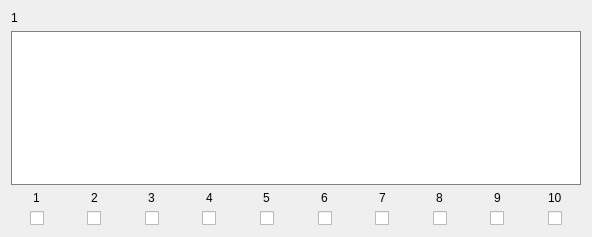
            <widget class="QWidget" name="scrollAreaWidgetContents_2">
             <property name="geometry">
              <rect>
               <x>0</x>
               <y>0</y>
               <width>592</width>
               <height>237</height>
              </rect>
             </property>
             <layout class="QVBoxLayout" name="verticalLayout">
              <item>
               <widget class="QLabel" name="Name_1">
                <property name="text">
                 <string>1</string>
                </property>
               </widget>
              </item>
              <item>
               <widget class="QTextEdit" name="Text_1">
                <property name="styleSheet">
                 <string notr="true">border: 1px solid gray</string>
                </property>
               </widget>
              </item>
              <item>
               <layout class="QHBoxLayout" name="horizontalLayout_18">
                <property name="bottomMargin">
                 <number>0</number>
                </property>
                <item>
                 <layout class="QVBoxLayout" name="verticalLayout_163">
                  <property name="rightMargin">
                   <number>0</number>
                  </property>
                  <property name="bottomMargin">
                   <number>0</number>
                  </property>
                  <item alignment="Qt::AlignHCenter">
                   <widget class="QLabel" name="label_142">
                    <property name="text">
                     <string>1</string>
                    </property>
                   </widget>
                  </item>
                  <item alignment="Qt::AlignHCenter">
                   <widget class="QCheckBox" name="Check_1_1">
                    <property name="text">
                     <string/>
                    </property>
                   </widget>
                  </item>
                 </layout>
                </item>
                <item>
                 <layout class="QVBoxLayout" name="verticalLayout_164">
                  <property name="rightMargin">
                   <number>0</number>
                  </property>
                  <property name="bottomMargin">
                   <number>0</number>
                  </property>
                  <item alignment="Qt::AlignHCenter">
                   <widget class="QLabel" name="label_143">
                    <property name="text">
                     <string>2</string>
                    </property>
                   </widget>
                  </item>
                  <item alignment="Qt::AlignHCenter">
                   <widget class="QCheckBox" name="Check_1_2">
                    <property name="text">
                     <string/>
                    </property>
                   </widget>
                  </item>
                 </layout>
                </item>
                <item>
                 <layout class="QVBoxLayout" name="verticalLayout_165">
                  <property name="rightMargin">
                   <number>0</number>
                  </property>
                  <property name="bottomMargin">
                   <number>0</number>
                  </property>
                  <item alignment="Qt::AlignHCenter">
                   <widget class="QLabel" name="label_144">
                    <property name="text">
                     <string>3</string>
                    </property>
                   </widget>
                  </item>
                  <item alignment="Qt::AlignHCenter">
                   <widget class="QCheckBox" name="Check_1_3">
                    <property name="text">
                     <string/>
                    </property>
                   </widget>
                  </item>
                 </layout>
                </item>
                <item>
                 <layout class="QVBoxLayout" name="verticalLayout_166">
                  <property name="rightMargin">
                   <number>0</number>
                  </property>
                  <property name="bottomMargin">
                   <number>0</number>
                  </property>
                  <item alignment="Qt::AlignHCenter">
                   <widget class="QLabel" name="label_145">
                    <property name="text">
                     <string>4</string>
                    </property>
                   </widget>
                  </item>
                  <item alignment="Qt::AlignHCenter">
                   <widget class="QCheckBox" name="Check_1_4">
                    <property name="text">
                     <string/>
                    </property>
                   </widget>
                  </item>
                 </layout>
                </item>
                <item>
                 <layout class="QVBoxLayout" name="verticalLayout_167">
                  <property name="rightMargin">
                   <number>0</number>
                  </property>
                  <property name="bottomMargin">
                   <number>0</number>
                  </property>
                  <item alignment="Qt::AlignHCenter">
                   <widget class="QLabel" name="label_146">
                    <property name="text">
                     <string>5</string>
                    </property>
                   </widget>
                  </item>
                  <item alignment="Qt::AlignHCenter">
                   <widget class="QCheckBox" name="Check_1_5">
                    <property name="text">
                     <string/>
                    </property>
                   </widget>
                  </item>
                 </layout>
                </item>
                <item>
                 <layout class="QVBoxLayout" name="verticalLayout_168">
                  <property name="rightMargin">
                   <number>0</number>
                  </property>
                  <property name="bottomMargin">
                   <number>0</number>
                  </property>
                  <item alignment="Qt::AlignHCenter">
                   <widget class="QLabel" name="label_147">
                    <property name="text">
                     <string>6</string>
                    </property>
                   </widget>
                  </item>
                  <item alignment="Qt::AlignHCenter">
                   <widget class="QCheckBox" name="Check_1_6">
                    <property name="text">
                     <string/>
                    </property>
                   </widget>
                  </item>
                 </layout>
                </item>
                <item>
                 <layout class="QVBoxLayout" name="verticalLayout_169">
                  <property name="rightMargin">
                   <number>0</number>
                  </property>
                  <property name="bottomMargin">
                   <number>0</number>
                  </property>
                  <item alignment="Qt::AlignHCenter">
                   <widget class="QLabel" name="label_148">
                    <property name="text">
                     <string>7</string>
                    </property>
                   </widget>
                  </item>
                  <item alignment="Qt::AlignHCenter">
                   <widget class="QCheckBox" name="Check_1_7">
                    <property name="text">
                     <string/>
                    </property>
                   </widget>
                  </item>
                 </layout>
                </item>
                <item>
                 <layout class="QVBoxLayout" name="verticalLayout_170">
                  <property name="rightMargin">
                   <number>0</number>
                  </property>
                  <property name="bottomMargin">
                   <number>0</number>
                  </property>
                  <item alignment="Qt::AlignHCenter">
                   <widget class="QLabel" name="label_149">
                    <property name="text">
                     <string>8</string>
                    </property>
                   </widget>
                  </item>
                  <item alignment="Qt::AlignHCenter">
                   <widget class="QCheckBox" name="Check_1_8">
                    <property name="text">
                     <string/>
                    </property>
                   </widget>
                  </item>
                 </layout>
                </item>
                <item>
                 <layout class="QVBoxLayout" name="verticalLayout_171">
                  <property name="rightMargin">
                   <number>0</number>
                  </property>
                  <property name="bottomMargin">
                   <number>0</number>
                  </property>
                  <item alignment="Qt::AlignHCenter">
                   <widget class="QLabel" name="label_150">
                    <property name="text">
                     <string>9</string>
                    </property>
                   </widget>
                  </item>
                  <item alignment="Qt::AlignHCenter">
                   <widget class="QCheckBox" name="Check_1_9">
                    <property name="text">
                     <string/>
                    </property>
                   </widget>
                  </item>
                 </layout>
                </item>
                <item>
                 <layout class="QVBoxLayout" name="verticalLayout_172">
                  <property name="rightMargin">
                   <number>0</number>
                  </property>
                  <property name="bottomMargin">
                   <number>0</number>
                  </property>
                  <item alignment="Qt::AlignHCenter">
                   <widget class="QLabel" name="label_151">
                    <property name="text">
                     <string>10</string>
                    </property>
                   </widget>
                  </item>
                  <item alignment="Qt::AlignHCenter">
                   <widget class="QCheckBox" name="Check_1_10">
                    <property name="text">
                     <string/>
                    </property>
                   </widget>
                  </item>
                 </layout>
                </item>
               </layout>
              </item>
             </layout>
            </widget>
